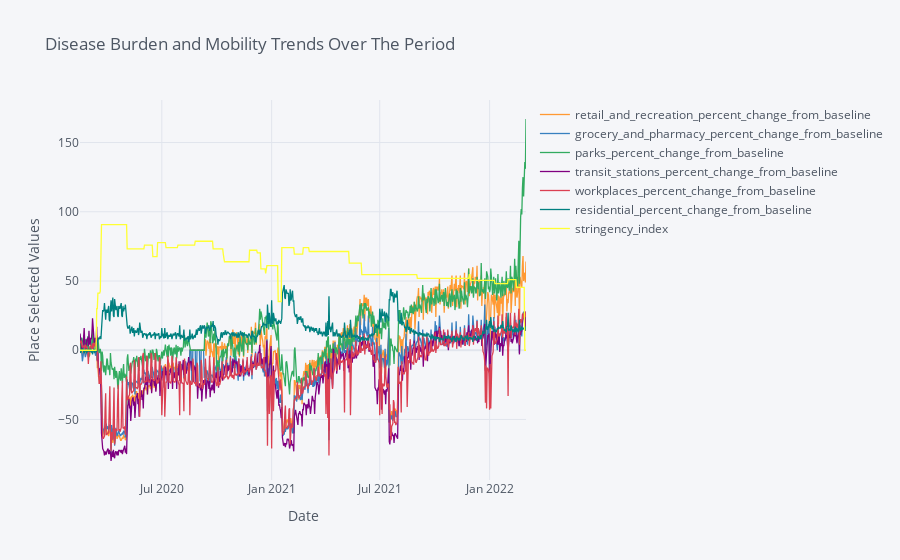
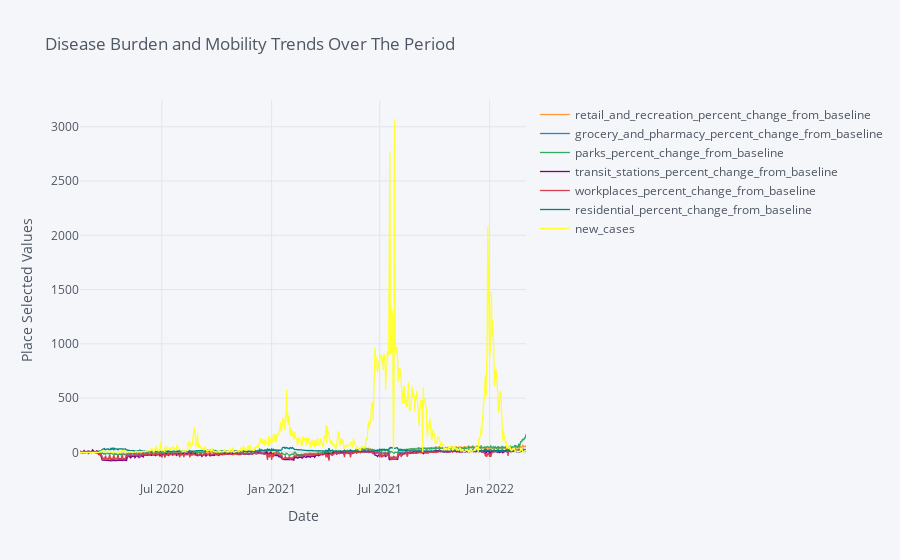
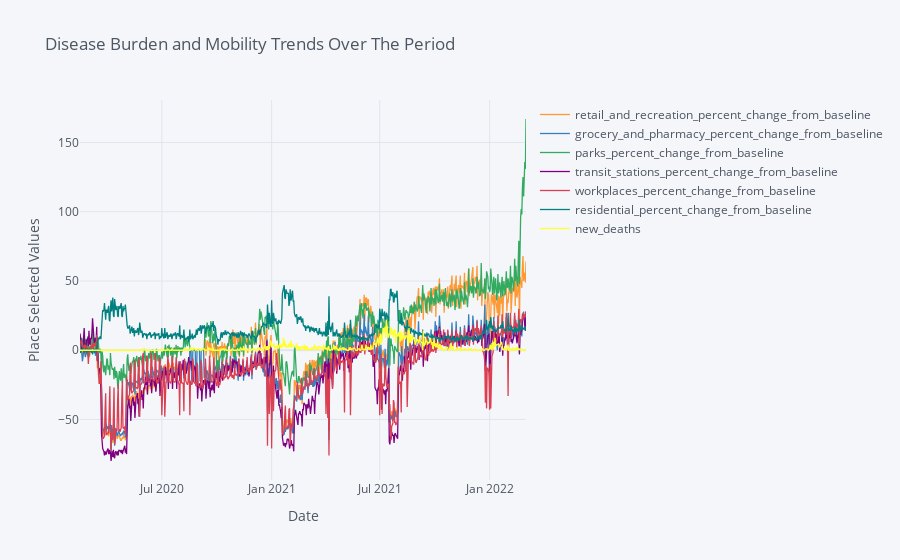

Source (notebook cell) for these figures, in order:
### Code cell
# ploting the interactive plot of all places against each covid data and government measures
# using a for loop to iterate through each covid data
# The user can select place and time to observe its relationship with the covid data 

for i in df_gov_Cov_Incidences.columns:
    df_place_govMeasures[['retail_and_recreation_percent_change_from_baseline', 'grocery_and_pharmacy_percent_change_from_baseline',
              'parks_percent_change_from_baseline','transit_stations_percent_change_from_baseline',
              'workplaces_percent_change_from_baseline','residential_percent_change_from_baseline',i]].iplot(

        y=['retail_and_recreation_percent_change_from_baseline','grocery_and_pharmacy_percent_change_from_baseline',
          'parks_percent_change_from_baseline','transit_stations_percent_change_from_baseline',
           'workplaces_percent_change_from_baseline','residential_percent_change_from_baseline',i],
        mode='lines',

        opacity=0.8,
        size=8,
        symbol=0,
        xTitle='Date',
        yTitle='Place Selected Values',
    #     text='title',
        title='Disease Burden and Mobility Trends Over The Period')

### Figure 1 — Plotly figure (JSON) as saved in the notebook; plotly's stock layout.template omitted (floating-point values rounded to 4 significant figures; data arrays with more than 128 entries replaced by an {"elided": "..."} marker saying what was removed)
{"data": [{"line": {"color": "rgba(255, 153, 51, 1.0)", "dash": "solid", "shape": "linear", "width": 1.3}, "mode": "lines", "name": "retail_and_recreation_percent_change_from_baseline", "text": "", "type": "scatter", "x": {"elided": "748 str values"}, "y": {"elided": "748 int values"}}, {"line": {"color": "rgba(55, 128, 191, 1.0)", "dash": "solid", "shape": "linear", "width": 1.3}, "mode": "lines", "name": "grocery_and_pharmacy_percent_change_from_baseline", "text": "", "type": "scatter", "x": {"elided": "748 str values"}, "y": {"elided": "748 int values"}}, {"line": {"color": "rgba(50, 171, 96, 1.0)", "dash": "solid", "shape": "linear", "width": 1.3}, "mode": "lines", "name": "parks_percent_change_from_baseline", "text": "", "type": "scatter", "x": {"elided": "748 str values"}, "y": {"elided": "748 int values"}}, {"line": {"color": "rgba(128, 0, 128, 1.0)", "dash": "solid", "shape": "linear", "width": 1.3}, "mode": "lines", "name": "transit_stations_percent_change_from_baseline", "text": "", "type": "scatter", "x": {"elided": "748 str values"}, "y": {"elided": "748 int values"}}, {"line": {"color": "rgba(219, 64, 82, 1.0)", "dash": "solid", "shape": "linear", "width": 1.3}, "mode": "lines", "name": "workplaces_percent_change_from_baseline", "text": "", "type": "scatter", "x": {"elided": "748 str values"}, "y": {"elided": "748 int values"}}, {"line": {"color": "rgba(0, 128, 128, 1.0)", "dash": "solid", "shape": "linear", "width": 1.3}, "mode": "lines", "name": "residential_percent_change_from_baseline", "text": "", "type": "scatter", "x": {"elided": "748 str values"}, "y": {"elided": "748 int values"}}, {"line": {"color": "rgba(255, 255, 51, 1.0)", "dash": "solid", "shape": "linear", "width": 1.3}, "mode": "lines", "name": "stringency_index", "text": "", "type": "scatter", "x": {"elided": "748 str values"}, "y": {"elided": "748 float values"}}], "layout": {"legend": {"bgcolor": "#F5F6F9", "font": {"color": "#4D5663"}}, "paper_bgcolor": "#F5F6F9", "plot_bgcolor": "#F5F6F9", "title": {"font": {"color": "#4D5663"}, "text": "Disease Burden and Mobility Trends Over The Period"}, "xaxis": {"gridcolor": "#E1E5ED", "showgrid": true, "tickfont": {"color": "#4D5663"}, "title": {"font": {"color": "#4D5663"}, "text": "Date"}, "zerolinecolor": "#E1E5ED"}, "yaxis": {"gridcolor": "#E1E5ED", "showgrid": true, "tickfont": {"color": "#4D5663"}, "title": {"font": {"color": "#4D5663"}, "text": "Place Selected Values"}, "zerolinecolor": "#E1E5ED"}}}

### Figure 2 — Plotly figure (JSON) as saved in the notebook; plotly's stock layout.template omitted (floating-point values rounded to 4 significant figures; data arrays with more than 128 entries replaced by an {"elided": "..."} marker saying what was removed)
{"data": [{"line": {"color": "rgba(255, 153, 51, 1.0)", "dash": "solid", "shape": "linear", "width": 1.3}, "mode": "lines", "name": "retail_and_recreation_percent_change_from_baseline", "text": "", "type": "scatter", "x": {"elided": "748 str values"}, "y": {"elided": "748 int values"}}, {"line": {"color": "rgba(55, 128, 191, 1.0)", "dash": "solid", "shape": "linear", "width": 1.3}, "mode": "lines", "name": "grocery_and_pharmacy_percent_change_from_baseline", "text": "", "type": "scatter", "x": {"elided": "748 str values"}, "y": {"elided": "748 int values"}}, {"line": {"color": "rgba(50, 171, 96, 1.0)", "dash": "solid", "shape": "linear", "width": 1.3}, "mode": "lines", "name": "parks_percent_change_from_baseline", "text": "", "type": "scatter", "x": {"elided": "748 str values"}, "y": {"elided": "748 int values"}}, {"line": {"color": "rgba(128, 0, 128, 1.0)", "dash": "solid", "shape": "linear", "width": 1.3}, "mode": "lines", "name": "transit_stations_percent_change_from_baseline", "text": "", "type": "scatter", "x": {"elided": "748 str values"}, "y": {"elided": "748 int values"}}, {"line": {"color": "rgba(219, 64, 82, 1.0)", "dash": "solid", "shape": "linear", "width": 1.3}, "mode": "lines", "name": "workplaces_percent_change_from_baseline", "text": "", "type": "scatter", "x": {"elided": "748 str values"}, "y": {"elided": "748 int values"}}, {"line": {"color": "rgba(0, 128, 128, 1.0)", "dash": "solid", "shape": "linear", "width": 1.3}, "mode": "lines", "name": "residential_percent_change_from_baseline", "text": "", "type": "scatter", "x": {"elided": "748 str values"}, "y": {"elided": "748 int values"}}, {"line": {"color": "rgba(255, 255, 51, 1.0)", "dash": "solid", "shape": "linear", "width": 1.3}, "mode": "lines", "name": "new_cases", "text": "", "type": "scatter", "x": {"elided": "748 str values"}, "y": {"elided": "748 int values"}}], "layout": {"legend": {"bgcolor": "#F5F6F9", "font": {"color": "#4D5663"}}, "paper_bgcolor": "#F5F6F9", "plot_bgcolor": "#F5F6F9", "title": {"font": {"color": "#4D5663"}, "text": "Disease Burden and Mobility Trends Over The Period"}, "xaxis": {"gridcolor": "#E1E5ED", "showgrid": true, "tickfont": {"color": "#4D5663"}, "title": {"font": {"color": "#4D5663"}, "text": "Date"}, "zerolinecolor": "#E1E5ED"}, "yaxis": {"gridcolor": "#E1E5ED", "showgrid": true, "tickfont": {"color": "#4D5663"}, "title": {"font": {"color": "#4D5663"}, "text": "Place Selected Values"}, "zerolinecolor": "#E1E5ED"}}}

### Figure 3 — Plotly figure (JSON) as saved in the notebook; plotly's stock layout.template omitted (floating-point values rounded to 4 significant figures; data arrays with more than 128 entries replaced by an {"elided": "..."} marker saying what was removed)
{"data": [{"line": {"color": "rgba(255, 153, 51, 1.0)", "dash": "solid", "shape": "linear", "width": 1.3}, "mode": "lines", "name": "retail_and_recreation_percent_change_from_baseline", "text": "", "type": "scatter", "x": {"elided": "748 str values"}, "y": {"elided": "748 int values"}}, {"line": {"color": "rgba(55, 128, 191, 1.0)", "dash": "solid", "shape": "linear", "width": 1.3}, "mode": "lines", "name": "grocery_and_pharmacy_percent_change_from_baseline", "text": "", "type": "scatter", "x": {"elided": "748 str values"}, "y": {"elided": "748 int values"}}, {"line": {"color": "rgba(50, 171, 96, 1.0)", "dash": "solid", "shape": "linear", "width": 1.3}, "mode": "lines", "name": "parks_percent_change_from_baseline", "text": "", "type": "scatter", "x": {"elided": "748 str values"}, "y": {"elided": "748 int values"}}, {"line": {"color": "rgba(128, 0, 128, 1.0)", "dash": "solid", "shape": "linear", "width": 1.3}, "mode": "lines", "name": "transit_stations_percent_change_from_baseline", "text": "", "type": "scatter", "x": {"elided": "748 str values"}, "y": {"elided": "748 int values"}}, {"line": {"color": "rgba(219, 64, 82, 1.0)", "dash": "solid", "shape": "linear", "width": 1.3}, "mode": "lines", "name": "workplaces_percent_change_from_baseline", "text": "", "type": "scatter", "x": {"elided": "748 str values"}, "y": {"elided": "748 int values"}}, {"line": {"color": "rgba(0, 128, 128, 1.0)", "dash": "solid", "shape": "linear", "width": 1.3}, "mode": "lines", "name": "residential_percent_change_from_baseline", "text": "", "type": "scatter", "x": {"elided": "748 str values"}, "y": {"elided": "748 int values"}}, {"line": {"color": "rgba(255, 255, 51, 1.0)", "dash": "solid", "shape": "linear", "width": 1.3}, "mode": "lines", "name": "new_deaths", "text": "", "type": "scatter", "x": {"elided": "748 str values"}, "y": {"elided": "748 int values"}}], "layout": {"legend": {"bgcolor": "#F5F6F9", "font": {"color": "#4D5663"}}, "paper_bgcolor": "#F5F6F9", "plot_bgcolor": "#F5F6F9", "title": {"font": {"color": "#4D5663"}, "text": "Disease Burden and Mobility Trends Over The Period"}, "xaxis": {"gridcolor": "#E1E5ED", "showgrid": true, "tickfont": {"color": "#4D5663"}, "title": {"font": {"color": "#4D5663"}, "text": "Date"}, "zerolinecolor": "#E1E5ED"}, "yaxis": {"gridcolor": "#E1E5ED", "showgrid": true, "tickfont": {"color": "#4D5663"}, "title": {"font": {"color": "#4D5663"}, "text": "Place Selected Values"}, "zerolinecolor": "#E1E5ED"}}}
